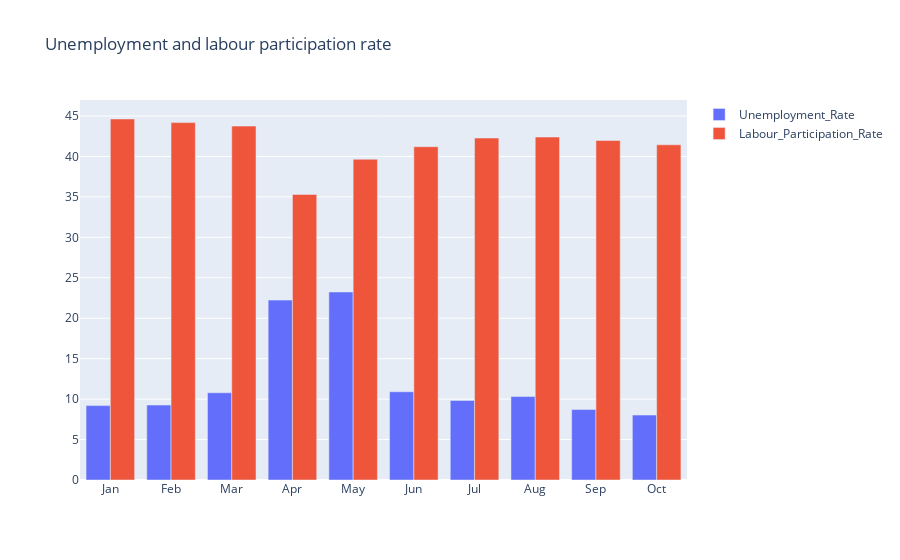

Notebook cell for this chart:
### Code cell
#visualize labor participation rate and unemployment rate in eache month
df_EEE_11_2020=df_11_2020.groupby(['month'])[['Estimated Unemployment Rate','Estimated Employed','Estimated Labour Participation Rate']].mean()
df_EEE_11_2020=pd.DataFrame(df_EEE_11_2020).reset_index()
month=df_EEE_11_2020.month
unemployment_rate=df_EEE_11_2020['Estimated Unemployment Rate']
labour_participation_rate=df_EEE_11_2020['Estimated Labour Participation Rate']

fig=go.Figure()

fig.add_trace(go.Bar(x=month,y=unemployment_rate,name='Unemployment_Rate'))
fig.add_trace(go.Bar(x=month,y=labour_participation_rate,name='Labour_Participation_Rate'))

fig.update_layout(title='Unemployment and labour participation rate',xaxis={'categoryorder':'array','categoryarray':['Jan','Feb','Mar','Apr','May','Jun','Jul','Aug','Sep','Oct','Nov','Dec']})
fig.show()

### Figure 1 — Plotly figure (JSON) as saved in the notebook; plotly's stock layout.template omitted (floating-point values rounded to 4 significant figures)
{"data": [{"name": "Unemployment_Rate", "type": "bar", "x": ["Apr", "Aug", "Feb", "Jan", "Jul", "Jun", "Mar", "May", "Oct", "Sep"], "y": [22.24, 10.31, 9.266, 9.197, 9.834, 10.91, 10.78, 23.24, 8.026, 8.706]}, {"name": "Labour_Participation_Rate", "type": "bar", "x": ["Apr", "Aug", "Feb", "Jan", "Jul", "Jun", "Mar", "May", "Oct", "Sep"], "y": [35.3, 42.39, 44.18, 44.63, 42.27, 41.2, 43.75, 39.65, 41.44, 41.97]}], "layout": {"title": {"text": "Unemployment and labour participation rate"}, "xaxis": {"categoryarray": ["Jan", "Feb", "Mar", "Apr", "May", "Jun", "Jul", "Aug", "Sep", "Oct", "Nov", "Dec"], "categoryorder": "array"}}}
